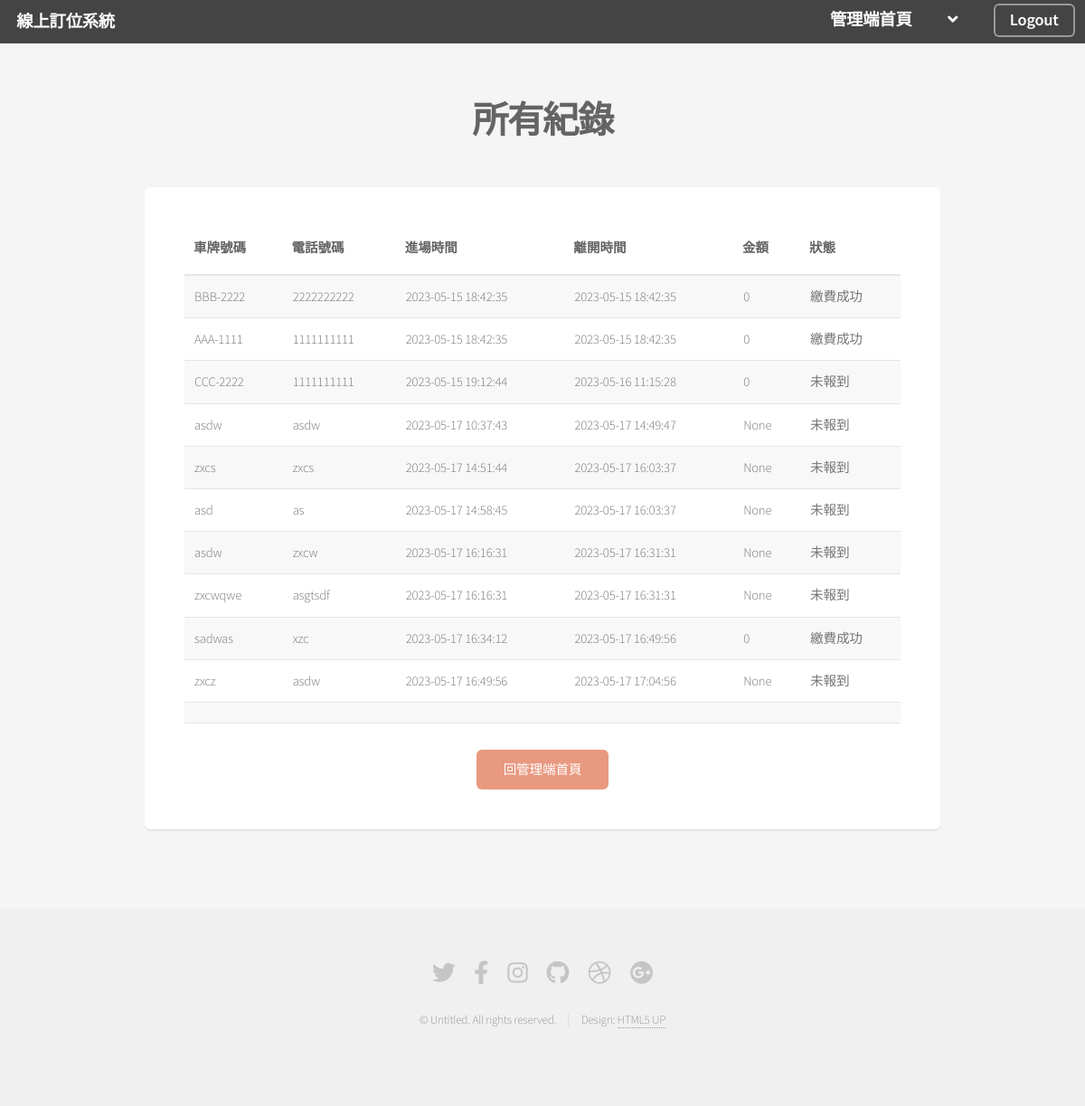
The page /adminlog (signed in) on the database its author committed.
### tables this page shows
CREATE TABLE Record(
            Number   char(10)  not null,
            Pnumber  char(10)  not null ,
            InTime    char(20)  not null ,
            OutTime    char(20)  not null ,
            Amount    char(6)  not null ,
            Note      char(6)  not null
        );

### app.py (the view)
@app.route("/adminlog")  #管理端列出所有紀錄
def Adminlog():
    Statechenk()
    Stateload()
    if "loginAdminId" in session:
        return render_template('Adminlog.html' ,DBfatch=LogAll())
    return render_template('msg.html', msg = '請從主頁登入')

### database.py (called while the page is built)
def SearchAll():                                    # 列出所有資料
    try:
        conn = sqlite3.connect('Booking.db')
        cursor = conn.execute(" select * from Booking ")
        data = cursor.fetchall()
        return data
    except Exception as e:
        print(f'=>資料庫連接或資料表建立失敗，錯誤訊息為{e}')

def LogAll():                                    # 列出所有紀錄
    try:
        conn = sqlite3.connect('Booking.db')
        cursor = conn.execute(" select * from Record ")
        data = cursor.fetchall()
        return data
    except Exception as e:
        print(f'=>資料庫連接或資料表建立失敗，錯誤訊息為{e}')

### function.py (called while the page is built, shortened)
def Statechenk():                 #狀態確認
    data = SearchAll()
    print(BKstate)

def Stateload():                 #狀態讀取
    data = SearchAll()
    if len(data) > 0:
        for record in data:
            BKstate.update({record[1]:record[4]})
    print(BKstate)
    return BKstate

### templates/Adminlog.html (shortened to what this page needs)
{% extends 'AdminBase.html' %}
{% block header %}
<h2>所有紀錄</h2>
{% endblock %}
{% block box %}
<div class="row">
    <div class="col-12">
        <section class="box">
            <div class="table-wrapper">
                <table>
                    <thead>
                        <tr>
                            <th><h4>車牌號碼</h4></th>
                            <th><h4>電話號碼</h4></th>
                            <th><h4>進場時間</h4></th>
                            <th><h4>離開時間</h4></th>
                            <th><h4>金額</h4></th>
                            <th><h4>狀態</h4></th>
                        </tr>
                    </thead>
                    <tbody>
                        {% for Data in DBfatch %}
                        <tr>
                            <td>{{ Data[0] }}</td>
                            <td>{{ Data[1] }}</td>
                            <td>{{ Data[2] }}</td>
                            <td>{{ Data[3] }}</td>
                            <td>{{ Data[4] }}</td>
                            <td>{{ Data[5] }}</td>
                        </tr>
                        {% endfor %}
                        <tr>
                            <td></td>
                            <td></td>
                            <td></td>
                            <td></td>
                            <td></td>
                            <td></td>
                        </tr>
                    </tbody>
                </table>
            </div>
            <ul class="actions special">
                <li><a href="{{ url_for('Administration') }}#booking" class="button primary">回管理端首頁</a></li>
            </ul>
        </section>
    </div>
</div>
{% endblock %}

### templates/AdminBase.html (shortened to what this page needs)
{% extends 'Base.html' %}
{% block nav %}
<ul>
	<li><a href="{{ url_for('Administration') }}">管理端首頁</a></li>
	<li>
		<a href="#" class="icon solid fa-angle-down"></a>
	</li>
	<li><a href="{{ url_for('Adminlogout') }}" class="button">Logout</a></li>
</ul>
{% endblock %}

### templates/Base.html (shortened to what this page needs)
<!DOCTYPE HTML>
<html>
	<head>
		<link rel="stylesheet" href="{{ url_for('static', filename= 'css/main.css') }}" />
	</head>
	<body class="is-preload">
		<div id="page-wrapper">
			<header id="header">
				<h1><a href="{{ url_for('index') }}">線上訂位系統</a></h1>
				<nav id="nav">
					{% block nav %}{% endblock %}
				</nav>
			</header>
			{% block content %}
				<section id="main" class="container">
					<header>
					{% block header %}{% endblock %}
					</header>
					{% block box %}{% endblock %}
				</section>
			{% endblock %}
				<footer id="footer">
					<ul class="icons">
						<li><a href="#" class="icon brands fa-twitter"><span class="label">Twitter</span></a></li>
						<li><a href="#" class="icon brands fa-facebook-f"><span class="label">Facebook</span></a></li>
						<li><a href="#" class="icon brands fa-instagram"><span class="label">Instagram</span></a></li>
						<li><a href="#" class="icon brands fa-github"><span class="label">Github</span></a></li>
						<li><a href="#" class="icon brands fa-dribbble"><span class="label">Dribbble</span></a></li>
						<li><a href="#" class="icon brands fa-google-plus"><span class="label">Google+</span></a></li>
					</ul>
					<ul class="copyright">
						<li>&copy; Untitled. All rights reserved.</li><li>Design: <a href="http://html5up.net">HTML5 UP</a></li>
					</ul>
				</footer>
		</div>
	</body>
</html>

### rows shown on the page
Record: Number "BBB-2222", Pnumber "2222222222", InTime "2023-05-15 18:42:35", OutTime "2023-05-15 18:42:35", Amount "0", Note "繳費成功"
Record: Number "AAA-1111", Pnumber "1111111111", InTime "2023-05-15 18:42:35", OutTime "2023-05-15 18:42:35", Amount "0", Note "繳費成功"
Record: Number "CCC-2222", Pnumber "1111111111", InTime "2023-05-15 19:12:44", OutTime "2023-05-16 11:15:28", Amount "0", Note "未報到"
Record: Number "asdw", Pnumber "asdw", InTime "2023-05-17 10:37:43", OutTime "2023-05-17 14:49:47", Amount "None", Note "未報到"
Record: Number "zxcs", Pnumber "zxcs", InTime "2023-05-17 14:51:44", OutTime "2023-05-17 16:03:37", Amount "None", Note "未報到"
Record: Number "asd", Pnumber "as", InTime "2023-05-17 14:58:45", OutTime "2023-05-17 16:03:37", Amount "None", Note "未報到"
Record: Number "asdw", Pnumber "zxcw", InTime "2023-05-17 16:16:31", OutTime "2023-05-17 16:31:31", Amount "None", Note "未報到"
Record: Number "zxcwqwe", Pnumber "asgtsdf", InTime "2023-05-17 16:16:31", OutTime "2023-05-17 16:31:31", Amount "None", Note "未報到"
Record: Number "sadwas", Pnumber "xzc", InTime "2023-05-17 16:34:12", OutTime "2023-05-17 16:49:56", Amount "0", Note "繳費成功"
Record: Number "zxcz", Pnumber "asdw", InTime "2023-05-17 16:49:56", OutTime "2023-05-17 17:04:56", Amount "None", Note "未報到"
